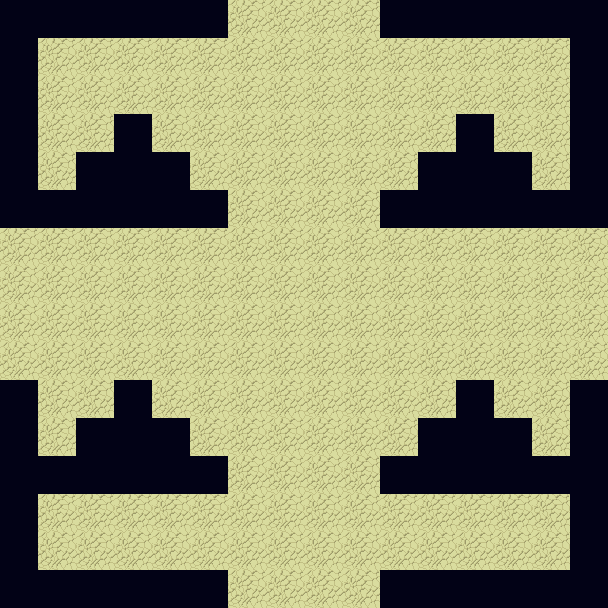

Rendered tile map (Tiled .tmx) drawn with the repository's tilesets; below, a short description and the full map source, tile grids included:
An orthogonal 16x16 tile map with 38x38 px tiles, 2 tile layers (background, walls).

<map version="1.10" tiledversion="1.10.2" orientation="orthogonal" renderorder="right-down" width="16" height="16" tilewidth="38" tileheight="38" infinite="0" nextlayerid="3" nextobjectid="1">
 <tileset firstgid="1" source="deltaworld.tsx" />
 <layer id="1" name="background" width="16" height="16">
  <data encoding="csv">
0,0,0,0,0,0,17,17,17,17,0,0,0,0,0,0,
0,17,17,17,17,17,17,17,17,17,17,17,17,17,17,0,
0,17,17,17,17,17,17,17,17,17,17,17,17,17,17,0,
0,17,17,17,17,17,17,17,17,17,17,17,17,17,17,0,
0,17,17,17,17,17,17,17,17,17,17,17,17,17,17,0,
0,17,17,17,17,17,17,17,17,17,17,17,17,17,17,0,
17,17,17,17,17,17,17,17,17,17,17,17,17,17,17,17,
17,17,17,17,17,17,17,17,17,17,17,17,17,17,17,17,
17,17,17,17,17,17,17,17,17,17,17,17,17,17,17,17,
17,17,17,17,17,17,17,17,17,17,17,17,17,17,17,17,
0,17,17,17,17,17,17,17,17,17,17,17,17,17,17,0,
0,17,17,17,17,17,17,17,17,17,17,17,17,17,17,0,
0,17,17,17,17,17,17,17,17,17,17,17,17,17,17,0,
0,17,17,17,17,17,17,17,17,17,17,17,17,17,17,0,
0,17,17,17,17,17,17,17,17,17,17,17,17,17,17,0,
0,0,0,0,0,0,17,17,17,17,0,0,0,0,0,0
</data>
 </layer>
 <layer id="2" name="walls" width="16" height="16">
  <data encoding="csv">
16,16,16,16,16,16,0,0,0,0,16,16,16,16,16,16,
16,0,0,0,0,0,0,0,0,0,0,0,0,0,0,16,
16,0,0,0,0,0,0,0,0,0,0,0,0,0,0,16,
16,0,0,16,0,0,0,0,0,0,0,0,16,0,0,16,
16,0,16,16,16,0,0,0,0,0,0,16,16,16,0,16,
16,16,16,16,16,16,0,0,0,0,16,16,16,16,16,16,
0,0,0,0,0,0,0,0,0,0,0,0,0,0,0,0,
0,0,0,0,0,0,0,0,0,0,0,0,0,0,0,0,
0,0,0,0,0,0,0,0,0,0,0,0,0,0,0,0,
0,0,0,0,0,0,0,0,0,0,0,0,0,0,0,0,
16,0,0,16,0,0,0,0,0,0,0,0,16,0,0,16,
16,0,16,16,16,0,0,0,0,0,0,16,16,16,0,16,
16,16,16,16,16,16,0,0,0,0,16,16,16,16,16,16,
16,0,0,0,0,0,0,0,0,0,0,0,0,0,0,16,
16,0,0,0,0,0,0,0,0,0,0,0,0,0,0,16,
16,16,16,16,16,16,0,0,0,0,16,16,16,16,16,16
</data>
 </layer>
</map>
